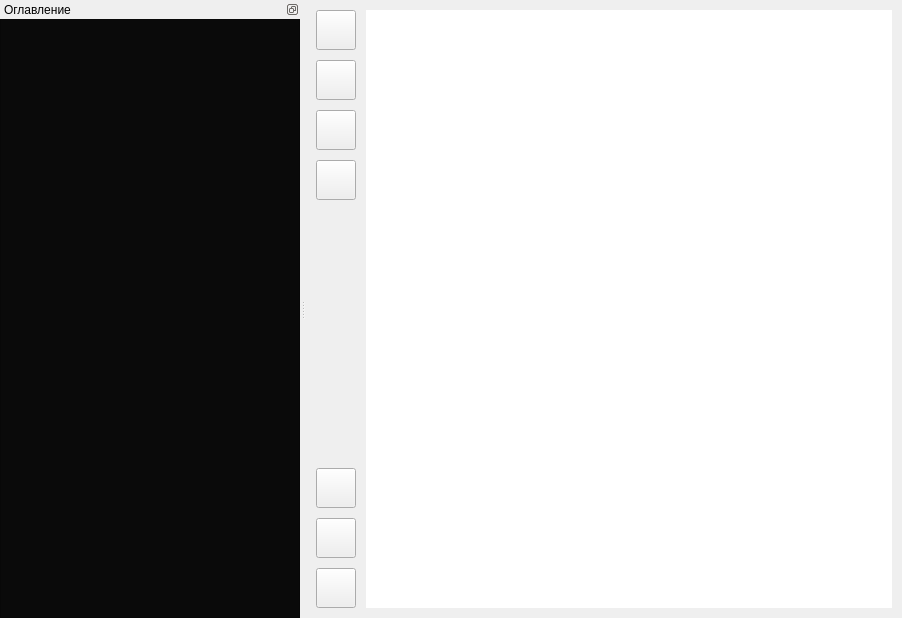
<?xml version="1.0" encoding="UTF-8"?>
<ui version="4.0">
 <class>MainWindow</class>
 <widget class="QMainWindow" name="MainWindow">
  <property name="geometry">
   <rect>
    <x>0</x>
    <y>0</y>
    <width>902</width>
    <height>618</height>
   </rect>
  </property>
  <property name="windowTitle">
   <string>Reader</string>
  </property>
  <widget class="QWidget" name="centralwidget">
   <layout class="QHBoxLayout" name="horizontalLayout">
    <property name="spacing">
     <number>10</number>
    </property>
    <property name="leftMargin">
     <number>10</number>
    </property>
    <property name="topMargin">
     <number>10</number>
    </property>
    <property name="rightMargin">
     <number>10</number>
    </property>
    <property name="bottomMargin">
     <number>10</number>
    </property>
    <item>
     <layout class="QVBoxLayout" name="verticalLayout_2">
      <property name="sizeConstraint">
       <enum>QLayout::SizeConstraint::SetNoConstraint</enum>
      </property>
      <item>
       <widget class="QPushButton" name="toc_toggle">
        <property name="sizePolicy">
         <sizepolicy hsizetype="Fixed" vsizetype="Fixed">
          <horstretch>0</horstretch>
          <verstretch>0</verstretch>
         </sizepolicy>
        </property>
        <property name="minimumSize">
         <size>
          <width>40</width>
          <height>40</height>
         </size>
        </property>
        <property name="maximumSize">
         <size>
          <width>40</width>
          <height>40</height>
         </size>
        </property>
        <property name="text">
         <string/>
        </property>
        <property name="icon">
         <iconset>
          <normaloff>sources/interface/icons/table-of-contents.png</normaloff>sources/interface/icons/table-of-contents.png</iconset>
        </property>
        <property name="checkable">
         <bool>true</bool>
        </property>
        <property name="flat">
         <bool>false</bool>
        </property>
       </widget>
      </item>
      <item>
       <widget class="QPushButton" name="book_info">
        <property name="sizePolicy">
         <sizepolicy hsizetype="Fixed" vsizetype="Fixed">
          <horstretch>0</horstretch>
          <verstretch>0</verstretch>
         </sizepolicy>
        </property>
        <property name="minimumSize">
         <size>
          <width>40</width>
          <height>40</height>
         </size>
        </property>
        <property name="maximumSize">
         <size>
          <width>40</width>
          <height>40</height>
         </size>
        </property>
        <property name="text">
         <string/>
        </property>
        <property name="icon">
         <iconset>
          <normaloff>sources/interface/icons/info.png</normaloff>sources/interface/icons/info.png</iconset>
        </property>
        <property name="flat">
         <bool>false</bool>
        </property>
       </widget>
      </item>
      <item>
       <widget class="QPushButton" name="open_settings">
        <property name="sizePolicy">
         <sizepolicy hsizetype="Fixed" vsizetype="Fixed">
          <horstretch>0</horstretch>
          <verstretch>0</verstretch>
         </sizepolicy>
        </property>
        <property name="minimumSize">
         <size>
          <width>40</width>
          <height>40</height>
         </size>
        </property>
        <property name="maximumSize">
         <size>
          <width>40</width>
          <height>40</height>
         </size>
        </property>
        <property name="text">
         <string/>
        </property>
        <property name="icon">
         <iconset>
          <normaloff>sources/interface/icons/settings.png</normaloff>sources/interface/icons/settings.png</iconset>
        </property>
        <property name="flat">
         <bool>false</bool>
        </property>
       </widget>
      </item>
      <item>
       <widget class="QPushButton" name="open_mainWindow">
        <property name="sizePolicy">
         <sizepolicy hsizetype="Fixed" vsizetype="Fixed">
          <horstretch>0</horstretch>
          <verstretch>0</verstretch>
         </sizepolicy>
        </property>
        <property name="minimumSize">
         <size>
          <width>40</width>
          <height>40</height>
         </size>
        </property>
        <property name="maximumSize">
         <size>
          <width>40</width>
          <height>40</height>
         </size>
        </property>
        <property name="text">
         <string/>
        </property>
        <property name="icon">
         <iconset>
          <normaloff>sources/interface/icons/library.png</normaloff>sources/interface/icons/library.png</iconset>
        </property>
        <property name="flat">
         <bool>false</bool>
        </property>
       </widget>
      </item>
      <item>
       <spacer name="verticalSpacer_2">
        <property name="orientation">
         <enum>Qt::Orientation::Vertical</enum>
        </property>
        <property name="sizeHint" stdset="0">
         <size>
          <width>20</width>
          <height>40</height>
         </size>
        </property>
       </spacer>
      </item>
      <item>
       <widget class="QPushButton" name="toggle_fullscreen">
        <property name="sizePolicy">
         <sizepolicy hsizetype="Fixed" vsizetype="Fixed">
          <horstretch>0</horstretch>
          <verstretch>0</verstretch>
         </sizepolicy>
        </property>
        <property name="minimumSize">
         <size>
          <width>40</width>
          <height>40</height>
         </size>
        </property>
        <property name="maximumSize">
         <size>
          <width>40</width>
          <height>40</height>
         </size>
        </property>
        <property name="text">
         <string/>
        </property>
        <property name="icon">
         <iconset>
          <normaloff>sources/interface/icons/max.png</normaloff>sources/interface/icons/max.png</iconset>
        </property>
        <property name="flat">
         <bool>false</bool>
        </property>
       </widget>
      </item>
      <item>
       <widget class="QPushButton" name="move_up">
        <property name="sizePolicy">
         <sizepolicy hsizetype="Fixed" vsizetype="Fixed">
          <horstretch>0</horstretch>
          <verstretch>0</verstretch>
         </sizepolicy>
        </property>
        <property name="minimumSize">
         <size>
          <width>40</width>
          <height>40</height>
         </size>
        </property>
        <property name="maximumSize">
         <size>
          <width>40</width>
          <height>40</height>
         </size>
        </property>
        <property name="text">
         <string/>
        </property>
        <property name="icon">
         <iconset>
          <normaloff>sources/interface/icons/move-up.png</normaloff>sources/interface/icons/move-up.png</iconset>
        </property>
        <property name="flat">
         <bool>false</bool>
        </property>
       </widget>
      </item>
      <item>
       <widget class="QPushButton" name="move_down">
        <property name="sizePolicy">
         <sizepolicy hsizetype="Fixed" vsizetype="Fixed">
          <horstretch>0</horstretch>
          <verstretch>0</verstretch>
         </sizepolicy>
        </property>
        <property name="minimumSize">
         <size>
          <width>40</width>
          <height>40</height>
         </size>
        </property>
        <property name="maximumSize">
         <size>
          <width>40</width>
          <height>40</height>
         </size>
        </property>
        <property name="text">
         <string/>
        </property>
        <property name="icon">
         <iconset>
          <normaloff>sources/interface/icons/move-down.png</normaloff>sources/interface/icons/move-down.png</iconset>
        </property>
        <property name="flat">
         <bool>false</bool>
        </property>
       </widget>
      </item>
     </layout>
    </item>
    <item>
     <layout class="QVBoxLayout" name="verticalLayout_4"/>
    </item>
    <item>
     <widget class="QTextBrowser" name="content">
      <property name="frameShape">
       <enum>QFrame::Shape::NoFrame</enum>
      </property>
     </widget>
    </item>
   </layout>
  </widget>
  <widget class="QDockWidget" name="dockWidget">
   <property name="enabled">
    <bool>true</bool>
   </property>
   <property name="minimumSize">
    <size>
     <width>300</width>
     <height>318</height>
    </size>
   </property>
   <property name="maximumSize">
    <size>
     <width>500</width>
     <height>524287</height>
    </size>
   </property>
   <property name="mouseTracking">
    <bool>false</bool>
   </property>
   <property name="tabletTracking">
    <bool>false</bool>
   </property>
   <property name="styleSheet">
    <string notr="true">background: #0a0a0a;</string>
   </property>
   <property name="floating">
    <bool>false</bool>
   </property>
   <property name="features">
    <set>QDockWidget::DockWidgetFeature::DockWidgetFloatable|QDockWidget::DockWidgetFeature::DockWidgetMovable</set>
   </property>
   <property name="allowedAreas">
    <set>Qt::DockWidgetArea::LeftDockWidgetArea|Qt::DockWidgetArea::RightDockWidgetArea</set>
   </property>
   <property name="windowTitle">
    <string>Оглавление</string>
   </property>
   <attribute name="dockWidgetArea">
    <number>1</number>
   </attribute>
   <widget class="QWidget" name="dockWidgetContents">
    <layout class="QVBoxLayout" name="verticalLayout">
     <property name="spacing">
      <number>0</number>
     </property>
     <property name="leftMargin">
      <number>0</number>
     </property>
     <property name="topMargin">
      <number>0</number>
     </property>
     <property name="rightMargin">
      <number>0</number>
     </property>
     <property name="bottomMargin">
      <number>0</number>
     </property>
     <item>
      <widget class="QTreeWidget" name="table_of_contents">
       <attribute name="headerVisible">
        <bool>false</bool>
       </attribute>
       <column>
        <property name="text">
         <string>Оглавление</string>
        </property>
       </column>
      </widget>
     </item>
    </layout>
   </widget>
  </widget>
 </widget>
 <resources/>
 <connections/>
</ui>
